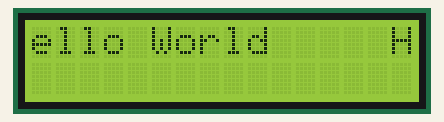
A sketch run on a simulated Arduino Uno, built with avr-gcc and run on an emulated ATmega328P. Parts: 16×2 character LCD.

Above: at 1.46 s.
At 2.26 s:
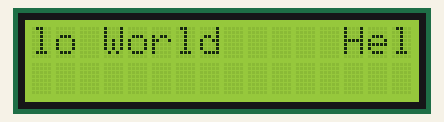
At 3.46 s:
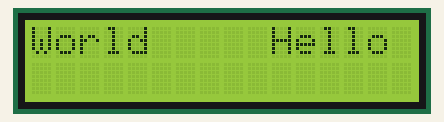
At 4.66 s:
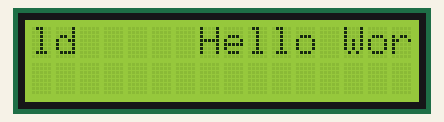
At 5.7 s:
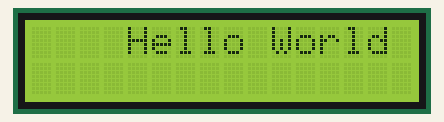
At 35.7 s:
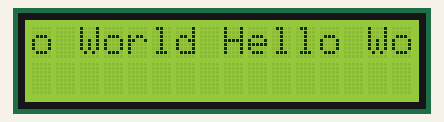

The sketch:

test_03.ino
```cpp
#include <LiquidCrystal.h>

const int rs = 12, en = 11, d4 = 5, d5 = 4, d6 = 3, d7 = 2;
LiquidCrystal lcd(rs, en, d4, d5, d6, d7);

void setup() {
  lcd.begin(16, 2);
}

String str = "Hello World ";

void loop() {
  for (int i = 0 ; i<str.length(); i++) {
    lcd.print(str.charAt(i));
    delay(100);
  }
  lcd.setCursor(16,0);
  lcd.autoscroll();
  for (int i = 0; i<str.length(); i++) {
    lcd.print(str.charAt(i));
    delay(400);
  }
  lcd.noAutoscroll();
}
```

Measured:
- what the display in image 0 shows lasts 0.4 s, from 1.3 s to 1.7 s
- what the display in image 4 shows lasts 1.6 s, from 5.7 s to 7.3 s
